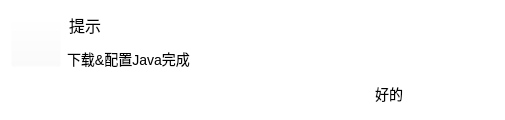
<?xml version="1.0" encoding="UTF-8"?>
<ui version="4.0">
 <class>Dialog_2</class>
 <widget class="QDialog" name="Dialog_2">
  <property name="geometry">
   <rect>
    <x>0</x>
    <y>0</y>
    <width>505</width>
    <height>120</height>
   </rect>
  </property>
  <property name="minimumSize">
   <size>
    <width>505</width>
    <height>120</height>
   </size>
  </property>
  <property name="maximumSize">
   <size>
    <width>505</width>
    <height>120</height>
   </size>
  </property>
  <property name="windowTitle">
   <string>Dialog</string>
  </property>
  <property name="styleSheet">
   <string notr="true">QDialog{background-color: rgb(255, 255, 255);}
#pushButton{border:2px solid rgba(235, 235, 235,0);height:25px;border-radius:5px;}
#pushButton::hover{background-color: rgb(192, 192, 192);}
#pushButton::pressed{background-color: rgb(169, 169, 169);}

#pushButton_2{background-color: rgba(255, 255, 255, 0);}</string>
  </property>
  <layout class="QGridLayout" name="gridLayout">
   <item row="2" column="3">
    <widget class="QPushButton" name="pushButton">
     <property name="minimumSize">
      <size>
       <width>100</width>
       <height>30</height>
      </size>
     </property>
     <property name="styleSheet">
      <string notr="true">font-size: 14px;</string>
     </property>
     <property name="text">
      <string>好的</string>
     </property>
    </widget>
   </item>
   <item row="0" column="2" colspan="2">
    <widget class="QLabel" name="label_2">
     <property name="styleSheet">
      <string notr="true">font-size: 16px;</string>
     </property>
     <property name="text">
      <string>提示</string>
     </property>
     <property name="margin">
      <number>0</number>
     </property>
     <property name="indent">
      <number>2</number>
     </property>
    </widget>
   </item>
   <item row="1" column="2" colspan="2">
    <widget class="QLabel" name="label">
     <property name="styleSheet">
      <string notr="true">font-size: 14px;</string>
     </property>
     <property name="text">
      <string>下载&amp;配置Java完成</string>
     </property>
    </widget>
   </item>
   <item row="2" column="1" colspan="2">
    <spacer name="horizontalSpacer">
     <property name="orientation">
      <enum>Qt::Horizontal</enum>
     </property>
     <property name="sizeHint" stdset="0">
      <size>
       <width>40</width>
       <height>20</height>
      </size>
     </property>
    </spacer>
   </item>
   <item row="0" column="1" rowspan="2">
    <widget class="QPushButton" name="pushButton_2">
     <property name="minimumSize">
      <size>
       <width>50</width>
       <height>50</height>
      </size>
     </property>
     <property name="maximumSize">
      <size>
       <width>50</width>
       <height>50</height>
      </size>
     </property>
     <property name="text">
      <string/>
     </property>
     <property name="icon">
      <iconset resource="../qrc/Java_Dowmloader.qrc">
       <normaloff>:/ing/OK.png</normaloff>:/ing/OK.png</iconset>
     </property>
     <property name="iconSize">
      <size>
       <width>40</width>
       <height>40</height>
      </size>
     </property>
    </widget>
   </item>
  </layout>
 </widget>
 <resources>
  <include location="../qrc/Java_Dowmloader.qrc"/>
 </resources>
 <connections/>
</ui>
